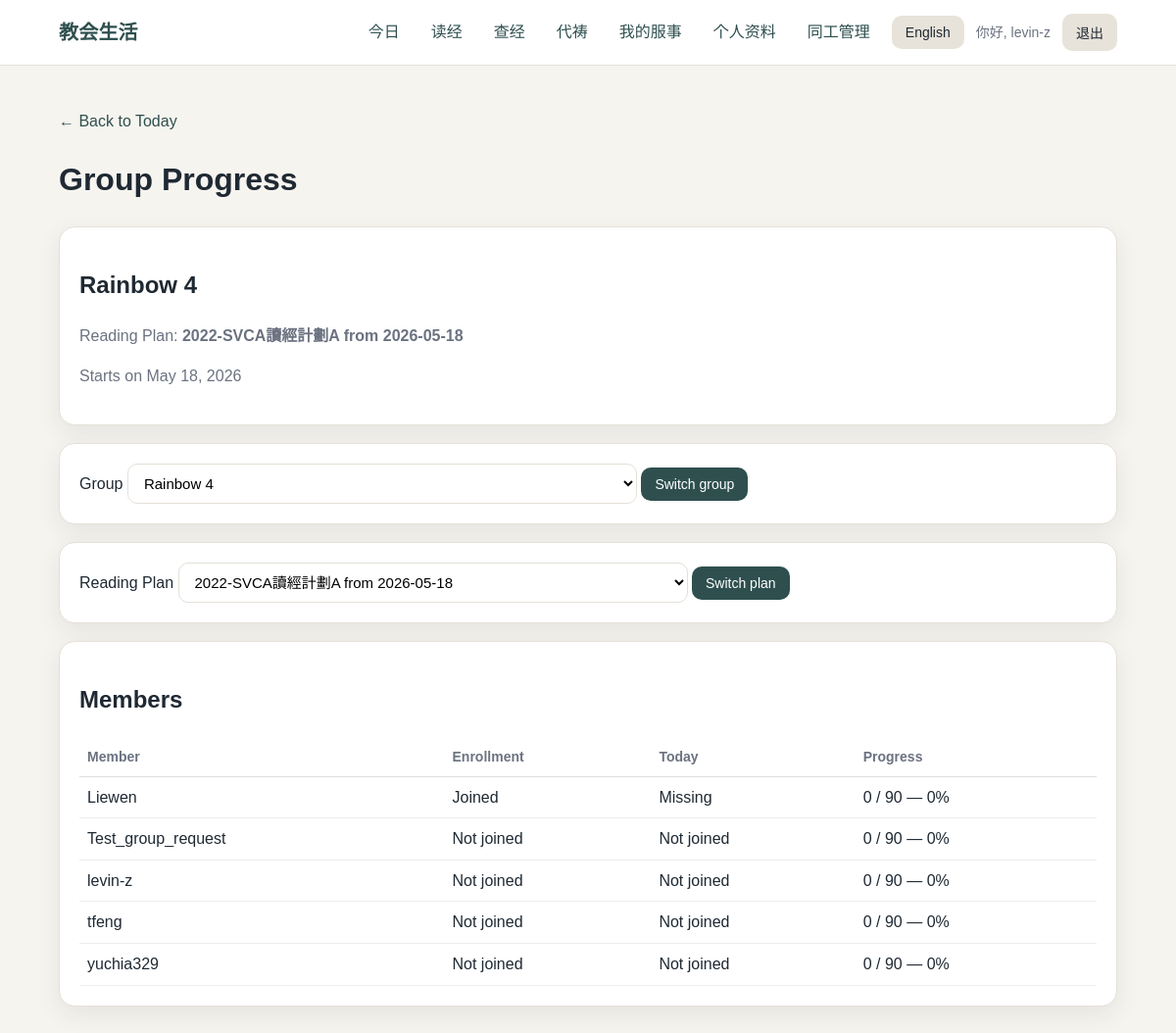
Screenshot of /groups/my/progress/ (signed in) with the database file from the repository.
### accounts/models.py (models this page shows, shortened)
class SmallGroup(models.Model):
    name = models.CharField(max_length=80, unique=True)
    district = models.ForeignKey(
        District,
        on_delete=models.SET_NULL,
        null=True,
        blank=True,
        related_name="small_groups",
    )
    church_structure_unit = models.ForeignKey(
        "ChurchStructureUnit",
        on_delete=models.SET_NULL,
        null=True,
        blank=True,
        related_name="legacy_small_groups",
        help_text=(
            "Optional bridge to the future ChurchStructureUnit tree. "
            "Not required and does not change current runtime behavior."
        ),
    )
    is_active = models.BooleanField(default=True)

### reading/models.py (models this page shows)
class ActivePlan(models.Model):
    plan = models.ForeignKey(ReadingPlan, on_delete=models.PROTECT, related_name="active_runs")
    start_date = models.DateField()
    title = models.CharField(max_length=150, blank=True)
    class Meta:
        ordering = ["-start_date"]
    def __str__(self):
        return self.title or f"{self.plan.name} from {self.start_date}"
    def current_day_number(self):
        delta = timezone.localdate() - self.start_date
        return delta.days + 1

### reading/views.py (the view, shortened to what this page needs)
# urls.py: path("groups/my/progress/", views.my_group_progress, name="my_group_progress"),
@login_required
def my_group_progress(request):
    User = get_user_model()
    user_profile = getattr(request.user, "profile", None)
    groups = get_accessible_progress_groups(request.user)
    selected_group = None
    group_id = request.GET.get("group")
    if group_id:
        selected_group = groups.filter(id=group_id).first()
    if selected_group is None and user_profile and user_profile.small_group:
        selected_group = groups.filter(id=user_profile.small_group_id).first()
    if selected_group is None:
        selected_group = groups.first()
    group_members = User.objects.filter(profile__small_group=selected_group).order_by(
        "username"
    )
    active_plans = (
        ActivePlan.objects.filter(
            plan__is_active=True,
            enrollments__user__in=group_members,
        )
        .select_related("plan")
        .distinct()
        .order_by("-start_date")
    )
    active_plan_id = request.GET.get("active_plan")
    selected_active_plan = None
    if active_plan_id:
        selected_active_plan = active_plans.filter(id=active_plan_id).first()
    if selected_active_plan is None:
        selected_active_plan = active_plans.first()
    plan_days = list(
        ReadingPlanDay.objects.filter(plan=selected_active_plan.plan).order_by(
            "day_number"
        )
    )
    total_days = len(plan_days)
    current_day_number = selected_active_plan.current_day_number()
    today_plan_day = next(
        (day for day in plan_days if day.day_number == current_day_number),
        None,
    )
    enrolled_user_ids = set(
        PlanEnrollment.objects.filter(
            active_plan=selected_active_plan,
            user__in=group_members,
        ).values_list("user_id", flat=True)
    )
    checked_by_user = defaultdict(set)
    checkins = CheckIn.objects.filter(
        active_plan=selected_active_plan,
        user__in=group_members,
    ).values_list("user_id", "plan_day_id")
    for user_id, plan_day_id in checkins:
        checked_by_user[user_id].add(plan_day_id)
    member_rows = []
    for member in group_members:
        is_enrolled = member.id in enrolled_user_ids
        if is_enrolled:
            checked_day_ids = checked_by_user.get(member.id, set())
            checked_days = len(checked_day_ids)
        else:
            checked_day_ids = set()
            checked_days = 0
        progress_percent = round((checked_days / total_days) * 100) if total_days else 0
        if not is_enrolled:
            today_status = "Not joined"
        elif today_plan_day is None:
            today_status = "No reading today"
        elif today_plan_day.id in checked_day_ids:
            today_status = "Checked"
        elif current_day_number < 1:
            today_status = "Not started"
        elif current_day_number > total_days:
            today_status = "Plan ended"
        else:
            today_status = "Missing"
        member_rows.append(
            {
                "member": member,
                "is_enrolled": is_enrolled,
                "today_status": today_status,
                "checked_days": checked_days,
                "total_days": total_days,
                "progress_percent": progress_percent,
            }
        )
    return render(
        request,
        "reading/group_progress.html",
        {
            "selected_group": selected_group,
            "selected_group_id": selected_group.id if selected_group else None,
            "groups": groups,
            "active_plans": active_plans,
            "selected_active_plan": selected_active_plan,
            "selected_active_plan_id": selected_active_plan.id if selected_active_plan else None,
            "member_rows": member_rows,
            "message": "",
        },
    )

### accounts/context_processors.py (called while the page is built)
def get_active_nav(request):
    resolver_match = getattr(request, "resolver_match", None)
    url_name = getattr(resolver_match, "url_name", "")
    if url_name in STAFF_NAV_URLS:
        return "staff"
    if url_name == "home":
        return "today"
    if url_name in READING_NAV_URLS:
        return "reading"
    if url_name in BIBLE_STUDY_NAV_URLS:
        return "bible_study"
    if url_name in PRAYER_NAV_URLS:
        return "prayer"
    if url_name == "my_serving":
        return "my_serving"
    if url_name in PROFILE_NAV_URLS:
        return "profile"
    return ""

def language_context(request):
    language = get_user_language(request)
    other_language = "en" if language == "zh" else "zh"
    return {
        "language": language,
        "language_label": SUPPORTED_LANGUAGES[language],
        "other_language": other_language,
        "other_language_label": SUPPORTED_LANGUAGES[other_language],
        "supported_languages": SUPPORTED_LANGUAGES,
        "ui": UI_TEXT[language],
        "active_nav": get_active_nav(request),
    }

### accounts/language.py (called while the page is built)
def normalize_language(language):
    if language in SUPPORTED_LANGUAGES:
        return language
    return DEFAULT_LANGUAGE

def get_user_language(request):
    language = request.GET.get("lang") or request.session.get("language")
    if language:
        return normalize_language(language)
    if request.user.is_authenticated:
        profile = getattr(request.user, "profile", None)
        if profile and profile.preferred_language:
            return normalize_language(profile.preferred_language)
    return DEFAULT_LANGUAGE

### accounts/permissions.py (called while the page is built, shortened)
def get_accessible_progress_groups(user):
    groups = SmallGroup.objects.filter(is_active=True).order_by("name")
    if not getattr(user, "is_authenticated", False):
        return groups.none()
    if (
        getattr(user, "is_staff", False)
        or getattr(user, "is_superuser", False)
        or has_capability(user, CAP_VIEW_ALL_GROUP_PROGRESS)
    ):
        return groups

### templates/reading/group_progress.html (shortened to what this page needs)
{% extends "base.html" %}
{% block content %}
<p>
    <a href="{% url 'home' %}">← Back to Today</a>
</p>
<h1>Group Progress</h1>
{% if selected_group %}
<div class="card">
    <h2>{{ selected_group.name }}</h2>
    {% if selected_active_plan %}
    <p class="muted">
        Reading Plan:
        <strong>{{ selected_active_plan }}</strong>
    </p>
    <p class="muted">
        Starts on {{ selected_active_plan.start_date }}
    </p>
    {% endif %}
</div>
{% endif %}
{% if groups|length > 1 %}
<form method="get" class="card">
    <label for="group">Group</label>
    <select name="group" id="group">
        {% for group in groups %}
        <option value="{{ group.id }}" {% if group.id == selected_group_id %}selected{% endif %}>
            {{ group.name }}
        </option>
        {% endfor %}
    </select>
    <button type="submit">Switch group</button>
</form>
{% endif %}
{% if active_plans %}
<form method="get" class="card">
    <label for="active_plan">Reading Plan</label>
    <select name="active_plan" id="active_plan">
        {% for active_plan in active_plans %}
        <option value="{{ active_plan.id }}" {% if active_plan.id == selected_active_plan_id %}selected{% endif %}>
            {{ active_plan }}
        </option>
        {% endfor %}
    </select>
    <button type="submit">Switch plan</button>
</form>
{% endif %}
{% if member_rows %}
<div class="card">
    <h2>Members</h2>
    <table style="width: 100%; border-collapse: collapse;">
        <thead>
            <tr>
                <th style="text-align: left; border-bottom: 1px solid #ddd; padding: 8px;">Member</th>
                <th style="text-align: left; border-bottom: 1px solid #ddd; padding: 8px;">Enrollment</th>
                <th style="text-align: left; border-bottom: 1px solid #ddd; padding: 8px;">Today</th>
                <th style="text-align: left; border-bottom: 1px solid #ddd; padding: 8px;">Progress</th>
            </tr>
        </thead>
        <tbody>
            {% for row in member_rows %}
            <tr>
                <td style="border-bottom: 1px solid #eee; padding: 8px;">
                    {{ row.member.username }}
                </td>
                <td style="border-bottom: 1px solid #eee; padding: 8px;">
                    {% if row.is_enrolled %}
                    Joined
                    {% else %}
                    Not joined
                    {% endif %}
                </td>
                <td style="border-bottom: 1px solid #eee; padding: 8px;">
                    {{ row.today_status }}
                </td>
                <td style="border-bottom: 1px solid #eee; padding: 8px;">
                    {{ row.checked_days }} / {{ row.total_days }}
                    — {{ row.progress_percent }}%
                </td>
            </tr>
            {% endfor %}
        </tbody>
    </table>
</div>
{% endif %}
{% endblock %}

### templates/base.html (shortened to what this page needs)
{% load static %}
<!doctype html>
<html lang="en">
<head>
    <link rel="stylesheet" href="{% static 'css/app.css' %}">
</head>
<body>
    <header class="site-header">
        <div class="site-header-inner">
            <a class="brand" href="{% url 'home' %}">{{ ui.site_title }}</a>
            <nav class="nav">
                {% if user.is_authenticated %}
                <a class="nav-link{% if active_nav == 'today' %} active{% endif %}"
                   href="{% url 'home' %}">{{ ui.today }}</a>
                <a class="nav-link{% if active_nav == 'reading' %} active{% endif %}"
                   href="{% url 'my_plans' %}">{{ ui.my_plans }}</a>
                <a class="nav-link{% if active_nav == 'bible_study' %} active{% endif %}"
                   href="{% url 'study_session_list' %}">
                    {% if language == "zh" %}查经{% else %}Bible Study{% endif %}
                </a>
                <a class="nav-link{% if active_nav == 'prayer' %} active{% endif %}"
                   href="{% url 'prayer_list' %}">
                    {% if language == "zh" %}代祷{% else %}Prayer{% endif %}
                </a>
                <a class="nav-link{% if active_nav == 'my_serving' %} active{% endif %}"
                   href="{% url 'my_serving' %}">
                    {% if language == "zh" %}我的服事{% else %}My Serving{% endif %}
                </a>
                <a class="nav-link{% if active_nav == 'profile' %} active{% endif %}"
                   href="{% url 'profile' %}">{{ ui.profile }}</a>
                {% if user.is_staff %}
                <details class="nav-staff-menu nav-dropdown" data-dropdown-var-prefix="staff-menu">
                    <summary class="nav-link{% if active_nav == 'staff' %} active{% endif %}">
                        {% if language == "zh" %}同工管理{% else %}Staff{% endif %}
                    </summary>
                </details>
                {% endif %}
                <form method="post" action="{% url 'change_language' %}" class="inline-form">
                    <button type="submit" class="button-secondary">
                        {{ other_language_label }}
                    </button>
                </form>
                <span class="nav-user">{{ ui.hi }}, {{ user.username }}</span>
                <form method="post" action="{% url 'logout' %}" class="inline-form">
                    <button type="submit" class="button-secondary">{{ ui.logout }}</button>
                </form>
                {% endif %}
            </nav>
        </div>
    </header>
    <main class="container">
        {% block content %}{% endblock %}
    </main>
</body>
</html>

### static/css/app.css (style rules this page uses)
:root { --bg: #f6f4ef; --surface: #ffffff; --surface-soft: #fbfaf7; --text: #1f2933; --muted: #6b7280; --border: #e5e0d8; --primary: #2f4f4f; --primary-hover: #243d3d; --danger: #9f2f2f; --shadow: 0 8px 24px rgba(31, 41, 51, 0.08); --radius: 16px; }
* { box-sizing: border-box; }
body { margin: 0; background: var(--bg); color: var(--text); font-family: Arial, "Helvetica Neue", sans-serif; line-height: 1.6; }
a { color: var(--primary); text-decoration: none; }
.site-header { background: var(--surface); border-bottom: 1px solid var(--border); position: sticky; top: 0; z-index: 10; }
.site-header-inner { max-width: 1120px; margin: 0 auto; padding: 14px 20px; display: flex; align-items: center; justify-content: space-between; gap: 16px; }
.brand { font-weight: 700; font-size: 20px; letter-spacing: 0.2px; }
.nav { display: flex; align-items: center; gap: 12px; flex-wrap: wrap; }
.nav-user { color: var(--muted); font-size: 14px; }
.nav-link { border-radius: 999px; padding: 6px 10px; color: var(--primary); }
.nav-staff-menu { position: relative; }
.nav-staff-menu summary { color: var(--primary); cursor: pointer; list-style: none; }
.container { max-width: 1120px; margin: 0 auto; padding: 28px 20px 48px; }
.card { background: var(--surface); border: 1px solid var(--border); border-radius: var(--radius); padding: 20px; margin-bottom: 18px; box-shadow: var(--shadow); }
.muted { color: var(--muted); }
button, .button { display: inline-block; border: none; border-radius: 10px; background: var(--primary); color: white; padding: 9px 14px; font-size: 14px; cursor: pointer; text-decoration: none; }
.button-secondary { background: #e8e3da; color: var(--text); }
.inline-form { display: inline; }
input, select, textarea { width: 100%; max-width: 520px; border: 1px solid var(--border); border-radius: 10px; padding: 10px 12px; font-size: 15px; background: white; }
table { width: 100%; border-collapse: collapse; }
th, td { text-align: left; border-bottom: 1px solid var(--border); padding: 10px 8px; vertical-align: top; }
th { color: var(--muted); font-weight: 600; font-size: 14px; }

### rows the page displays
SmallGroup: name "Rainbow 4"
ActivePlan: title "2022-SVCA讀經計劃A from 2026-05-18", start_date "May 18, 2026"

### other values shown
{{ ui.site_title }} "教会生活"
{{ ui.today }} "今日"
{{ ui.my_plans }} "读经"
{{ ui.profile }} "个人资料"
{{ other_language_label }} "English"
{{ ui.hi }} "你好"
{{ user.username }} "levin-z"
{{ ui.logout }} "退出"
{{ row.member.username }} "Liewen"
{{ row.today_status }} "Missing"
{{ row.checked_days }} "0"
{{ row.total_days }} "90"
{{ row.progress_percent }} "0"
{{ row.member.username }} "Test_group_request"
{{ row.today_status }} "Not joined"
